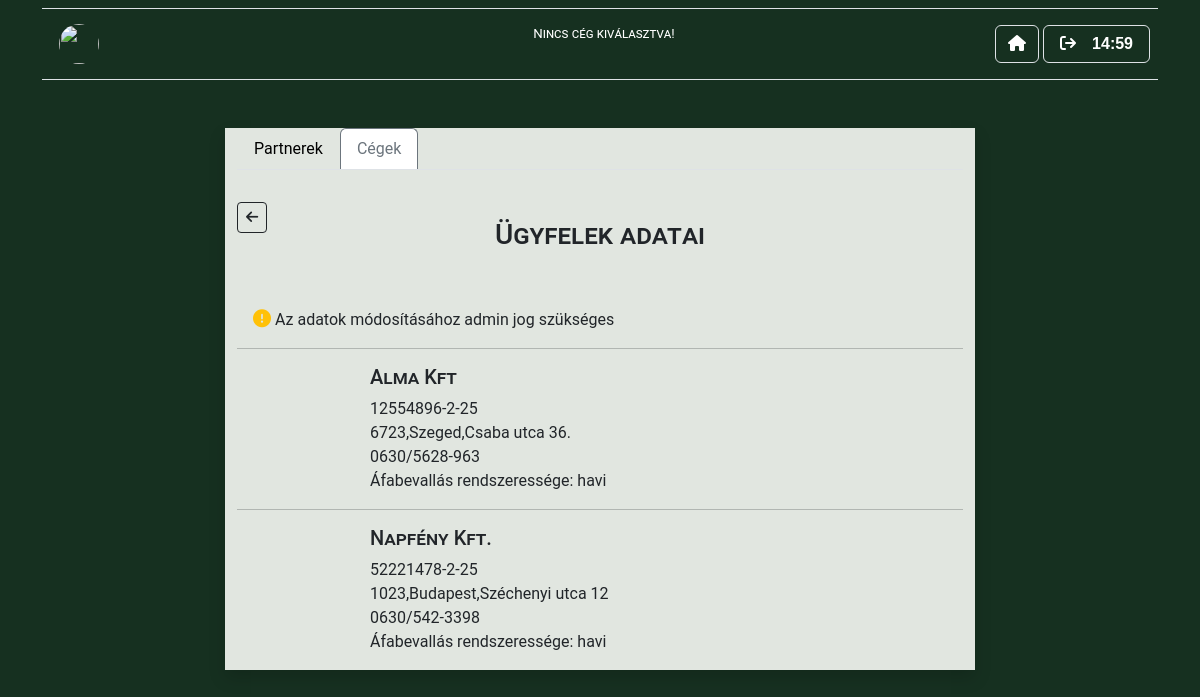
Page /php/cegek.php (signed in) on the committed database.
### tables this page shows
CREATE TABLE `ceg` (
  `adoszam` varchar(13) NOT NULL,
  `nev` varchar(150) NOT NULL,
  `elerhetoseg` varchar(150) NOT NULL,
  `cim` varchar(250) NOT NULL,
  `afabevallas` varchar(150) NOT NULL,
  `felhasznalo_id` int(11) NOT NULL
);

### php/oop/Connection.php (called while the page is built, shortened)
<?php
class Connection
{
    protected $host = "localhost";
    protected $dbname = "novabooks";
    protected $user = "root";
    protected $pass = "";
    protected $DBH;
    function __construct(){
        try {
            $this->DBH = new \PDO("mysql:host=$this->host;dbname=$this->dbname", $this->user, $this->pass);
        } catch (\PDOException $e) {
            echo $e->getMessage();
        }
    }
    public function getData($sql, $params = []) {
        try {
            $query = $this->DBH->prepare($sql);
            $query->execute($params);
            return $query->fetchAll(\PDO::FETCH_ASSOC);
        } catch (\PDOException $e) {
            die("Hiba az adat lekérdezésekor: " . $e->getMessage());
        }
    }
}

### php/cegek.php (the view, shortened to what this page needs)
<?php
require('oop/Connection.php');
$connection = new Connection();
$ugyfellista = $connection->getData("SELECT * FROM ceg");
?>
<!DOCTYPE html>
<html lang="en">
<head>
    <link href="https://cdn.jsdelivr.net/npm/bootstrap@5.3.2/dist/css/bootstrap.min.css" rel="stylesheet">
    <link rel="stylesheet" href="../style.css">
</head>
<body>
    <?php include('navbar.php') ?>
    <div id="contentContainer" class="suppinvoice container mx-auto m-5 shadow" style="max-width:750px; background-color: rgba(225, 230, 224);">
        <ul class="nav nav-tabs">
            <li class="nav-item">
                <a class="nav-link text-black" aria-current="page" href="ugyfelek.php">Partnerek</a>
            </li>
            <li class="nav-item">
                <a class="nav-link active text-secondary border-bottom-0 border-secondary" href="cegek.php">Cégek</a>
            </li>
        </ul>
        <div class="row pt-3">
            <div class="col-1 pt-3">
                <a href="homepage.php" class="btn btn-outline-dark btn-sm mb-2"><i class="fa-solid fa-arrow-left"></i></a>
            </div>
            <div class="col mx-auto text-center pt-3 mt-3">
                <h3>Ügyfelek adatai</h3>
            </div>
            <div class="col-1"></div>
        </div>
        <div class="row mx-auto mt-5">
        <div class="">
            <p><i class="fa-solid fa-circle-exclamation mx-1 text-warning" style="font-size:18px;"></i>Az adatok módosításához admin jog szükséges</p>
        </div>
            <?php foreach ($ugyfellista as $ugyfel) : ?>
                <hr>
                <div class="col-2"></div>
                <div class="col-6 mb-3">
                    <h5><?= $ugyfel["nev"] ?></h5>
                    <span><?= $ugyfel["adoszam"] ?></span><br>
                    <span><?= $ugyfel["cim"] ?></span><br>
                    <span><?= $ugyfel["elerhetoseg"] ?></span><br>
                    <span">Áfabevallás rendszeressége: <?= $ugyfel["afabevallas"] ?></span>
                </div>
            <?php endforeach; ?>
        </div>
    </div>
</body>
</html>

### style.css (style rules this page uses)
body { background-color: #163020 !important; background-repeat: no-repeat; background-attachment: fixed; background-size: cover; font-family: "Roboto", sans-serif; font-weight: 400; font-style: normal; }
h2, h3, h4, h5 { font-variant: small-caps; }

### rows in the picture
ceg: nev "Alma Kft", adoszam "12554896-2-25", cim "6723,Szeged,Csaba utca 36.", elerhetoseg "0630/5628-963", afabevallas "havi"
ceg: nev "Napfény Kft.", adoszam "52221478-2-25", cim "1023,Budapest,Széchenyi utca 12", elerhetoseg "0630/542-3398", afabevallas "havi"

### other values in the picture
$_SESSION["cegadoszam"] "Nincs cég kiválasztva!"
